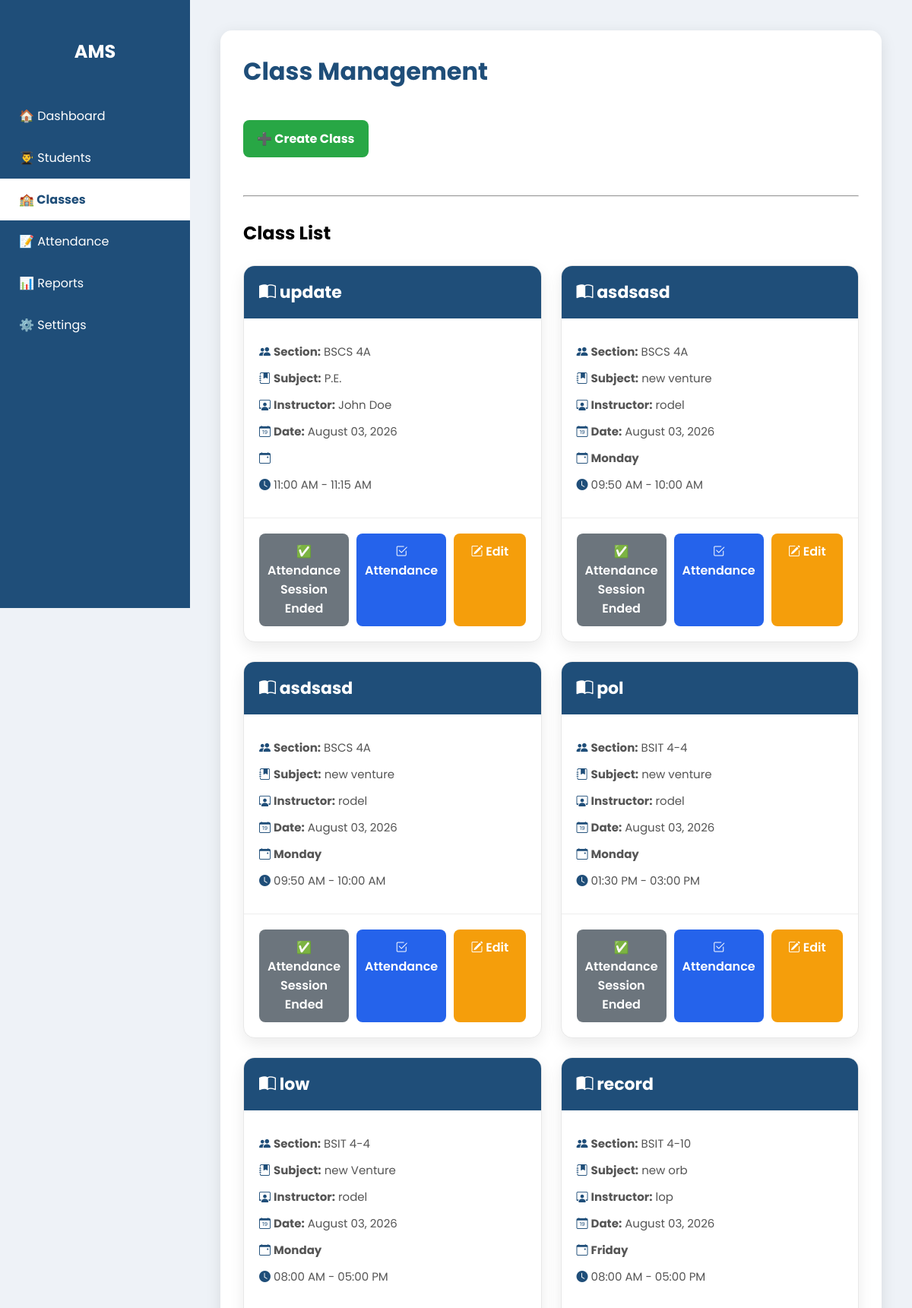
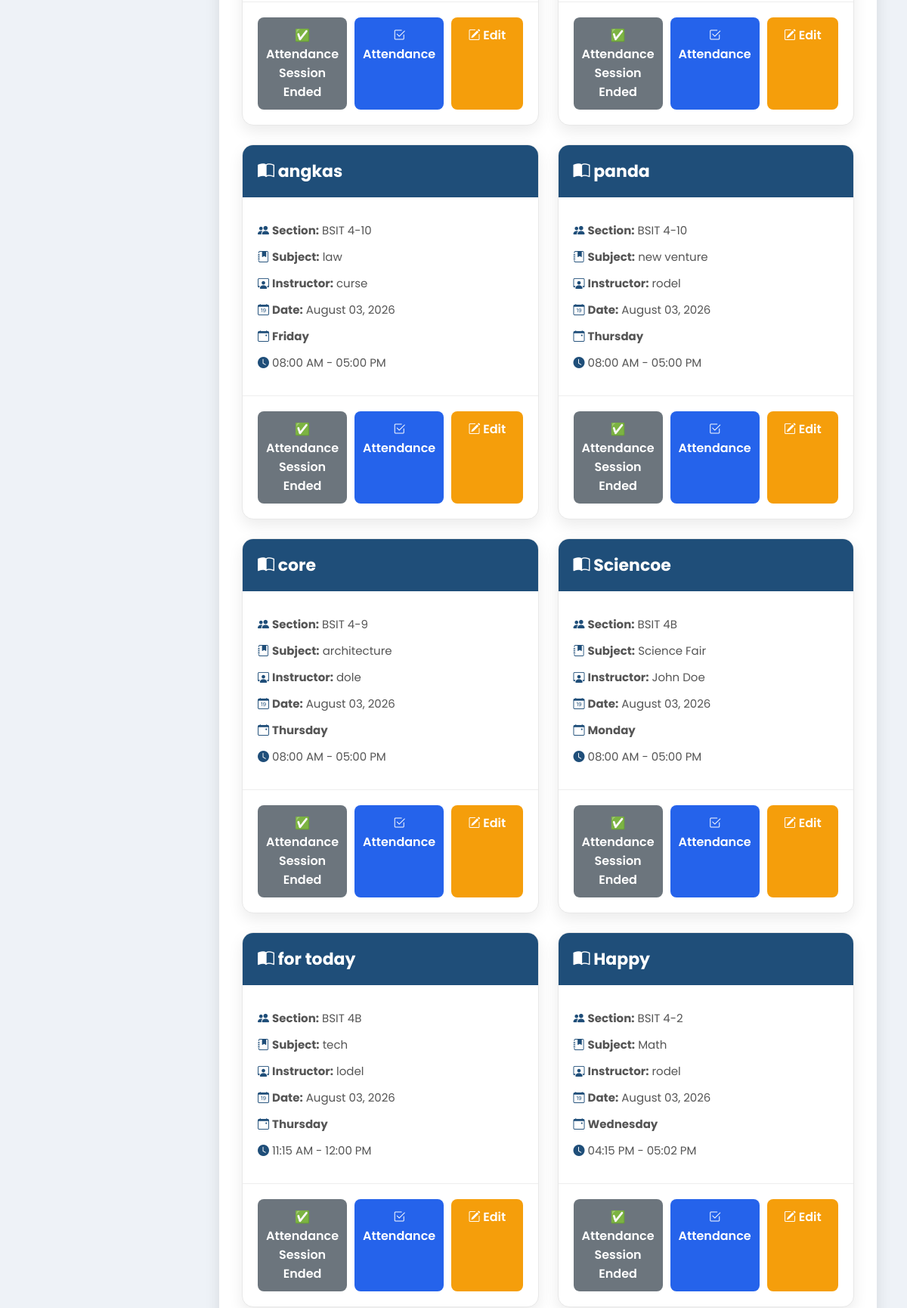
/pages/classes.php (upper part), run on the app's committed database (2 pictures, top to bottom).
### tables this page shows
CREATE TABLE `classes` (
  `id` int(11) NOT NULL,
  `class_name` varchar(100) NOT NULL,
  `section_id` int(11) NOT NULL,
  `subject` varchar(100) NOT NULL,
  `instructor` varchar(100) DEFAULT NULL,
  `day_of_week` varchar(20) DEFAULT NULL,
  `start_time` time DEFAULT NULL,
  `end_time` time DEFAULT NULL,
  `class_date` date NOT NULL
);

CREATE TABLE `sections` (
  `id` int(11) NOT NULL,
  `section_name` varchar(100) NOT NULL
);

### pages/classes.php (the view, shortened to what this page needs)
<?php
include "../includes/config.php";
?>
<!DOCTYPE html>
<html>
<head>
<link rel="stylesheet" href="../css/style.css">
<link rel="stylesheet" href="https://cdn.jsdelivr.net/npm/bootstrap-icons@1.11.3/font/bootstrap-icons.min.css">
</head>
<body>
<div class="sidebar">
<h2>AMS</h2>
<a href="../OJT Projects.php">🏠 Dashboard</a>
<a href="students.php">👨‍🎓 Students</a>
<a href="classes.php" class="active">🏫 Classes</a>
<a href="attendance.php">📝 Attendance</a>
<a href="reports.php">📊 Reports</a>
    <a href="#">⚙️ Settings</a>
</div>
<div class="main-content">
<div class="container">
<h1>Class Management</h1>
<button id="showForm" class="btn-add">
➕ Create Class
</button>
<hr>
<h2>Class List</h2>
<div class="class-grid">
<?php
$result = mysqli_query($conn,"
SELECT
    classes.*,
    sections.section_name
FROM classes
LEFT JOIN sections
ON classes.section_id = sections.id
ORDER BY classes.id DESC
");
while($row = mysqli_fetch_assoc($result))
{
?>
<div class="class-card">
    <div class="class-header">
        <h3><i class="bi bi-book-half"></i> <?= $row['class_name']; ?></h3>
    </div>
    <div class="class-body">
        <p>
            <i class="bi bi-people-fill"></i>
            <strong>Section:</strong>
            <?= $row['section_name']; ?>
        </p>
        <p>
            <i class="bi bi-journal-bookmark-fill"></i>
            <strong>Subject:</strong>
            <?= $row['subject']; ?>
        </p>
        <p>
            <i class="bi bi-person-workspace"></i>
            <strong>Instructor:</strong>
            <?= $row['instructor']; ?>
        </p>
        <p>
    <i class="bi bi-calendar-date"></i>
    <strong>Date:</strong>
    <?= date("F d, Y", strtotime($row['class_date'])); ?>
</p>
        <p>
            <i class="bi bi-calendar-event"></i>
            <strong><?= $row['day_of_week']; ?></strong>
        </p>
        <p>
            <i class="bi bi-clock-fill"></i>
            <?= date("h:i A", strtotime($row['start_time'])); ?>
            -
            <?= date("h:i A", strtotime($row['end_time'])); ?>
        </p>
    </div>
    <div class="card-buttons">
    <?php
$current_date = date("Y-m-d");
$current_time = date("H:i:s");
if ($current_date < $row['class_date']) {
?>
<a href="#"
   class="btn-view"
   style="background:#0d6efd; cursor:not-allowed;"
   onclick="return false;">
    📅 Scheduled for <?= date("F d, Y", strtotime($row['class_date'])); ?>
</a>
<?php
} elseif ($current_date > $row['class_date']) {
?>
<a href="#"
   class="btn-view"
   style="background:#6c757d; cursor:not-allowed;"
   onclick="return false;">
    ✅ Attendance Session Ended
</a>
<?php
} else {
?>
<a href="open_attendance.php?class_id=<?= $row['id']; ?>" class="btn-view">
    📷 Start Attendance
</a>
<?php
}
?>
        <a href="attendance.php?class_id=<?= $row['id']; ?>" class="btn-view">
            <i class="bi bi-check2-square"></i>
            Attendance
        </a>
        <a href="edit_class.php?id=<?= $row['id']; ?>" class="btn-edit">
            <i class="bi bi-pencil-square"></i>
            Edit
        </a>
    </div>
</div>
<?php } ?>
</div>
</div>
</div>
</body>
</html>

### css/style.css (style rules this page uses)
* { margin:0; padding:0; box-sizing:border-box; font-family:'Poppins',sans-serif; }
body { background:#eef2f7; }
.sidebar { position:fixed; left:0; top:0; width:250px; height:100vh; background:#1f4e79; padding-top:30px; }
.sidebar h2 { text-align:center; color:#fff; margin-bottom:40px; }
.sidebar a { display:block; color:#fff; text-decoration:none; padding:15px 25px; font-size:16px; transition:.3s; }
.sidebar .active { background:#fff; color:#1f4e79; font-weight:bold; }
.main-content { margin-left:250px; padding:40px; }
.container { background:#fff; padding:30px; border-radius:15px; box-shadow:0 5px 20px rgba(0,0,0,.1); }
h1 { color:#1f4e79; margin-bottom:20px; }
h2 { margin:20px 0 15px; }
hr { margin:30px 0; }
button { margin-top:20px; padding:12px; border:none; border-radius:8px; background:#1f4e79; color:#fff; font-size:16px; cursor:pointer; }
.btn-add { background:#28a745; color:#fff; border:none; padding:12px 18px; border-radius:8px; cursor:pointer; font-size:16px; font-weight:bold; margin-bottom:20px; }
.class-grid { display:grid; grid-template-columns:repeat(auto-fill,minmax(360px,1fr)); gap:25px; margin-top:25px; }
.class-card { background:#fff; border-radius:15px; overflow:hidden; box-shadow:0 8px 20px rgba(0,0,0,.08); transition:.3s; border:1px solid #e8e8e8; }
.class-header { background:#1f4e79; color:white; padding:18px 20px; }
.class-header h3 { margin:0; font-size:22px; }
.class-body { padding:20px; }
.class-body p { margin:12px 0; font-size:15px; color:#555; }
.class-body i { color:#1f4e79; width:25px; }
.card-buttons { display:flex; gap:10px; padding:20px; border-top:1px solid #eee; }
.card-buttons a { flex:1; text-align:center; text-decoration:none; padding:11px; border-radius:8px; color:white; font-weight:600; transition:.3s; }
.btn-view { background:#2563eb; }
.btn-edit { background:#f59e0b; }

### data on the page
classes: class_name "update", section.section_name "BSCS 4A", subject "P.E.", instructor "John Doe", class_date "August 03, 2026", start_time "11:00 AM", end_time "11:15 AM", shows "✅ Attendance Session Ended"
classes: class_name "asdsasd", section.section_name "BSCS 4A", subject "new venture", instructor "rodel", class_date "August 03, 2026", day_of_week "Monday", start_time "09:50 AM", end_time "10:00 AM", shows "✅ Attendance Session Ended"
classes: class_name "asdsasd", section.section_name "BSCS 4A", subject "new venture", instructor "rodel", class_date "August 03, 2026", day_of_week "Monday", start_time "09:50 AM", end_time "10:00 AM", shows "✅ Attendance Session Ended"
classes: class_name "pol", section.section_name "BSIT 4-4", subject "new venture", instructor "rodel", class_date "August 03, 2026", day_of_week "Monday", start_time "01:30 PM", end_time "03:00 PM", shows "✅ Attendance Session Ended"
classes: class_name "low", section.section_name "BSIT 4-4", subject "new Venture", instructor "rodel", class_date "August 03, 2026", day_of_week "Monday", start_time "08:00 AM", end_time "05:00 PM", shows "✅ Attendance Session Ended"
classes: class_name "record", section.section_name "BSIT 4-10", subject "new orb", instructor "lop", class_date "August 03, 2026", day_of_week "Friday", start_time "08:00 AM", end_time "05:00 PM", shows "✅ Attendance Session Ended"
classes: class_name "angkas", section.section_name "BSIT 4-10", subject "law", instructor "curse", class_date "August 03, 2026", day_of_week "Friday", start_time "08:00 AM", end_time "05:00 PM", shows "✅ Attendance Session Ended"
classes: class_name "panda", section.section_name "BSIT 4-10", subject "new venture", instructor "rodel", class_date "August 03, 2026", day_of_week "Thursday", start_time "08:00 AM", end_time "05:00 PM", shows "✅ Attendance Session Ended"
classes: class_name "core", section.section_name "BSIT 4-9", subject "architecture", instructor "dole", class_date "August 03, 2026", day_of_week "Thursday", start_time "08:00 AM", end_time "05:00 PM", shows "✅ Attendance Session Ended"
classes: class_name "Sciencoe", section.section_name "BSIT 4B", subject "Science Fair", instructor "John Doe", class_date "August 03, 2026", day_of_week "Monday", start_time "08:00 AM", end_time "05:00 PM", shows "✅ Attendance Session Ended"
classes: class_name "for today", section.section_name "BSIT 4B", subject "tech", instructor "lodel", class_date "August 03, 2026", day_of_week "Thursday", start_time "11:15 AM", end_time "12:00 PM", shows "✅ Attendance Session Ended"
classes: class_name "Happy", section.section_name "BSIT 4-2", subject "Math", instructor "rodel", class_date "August 03, 2026", day_of_week "Wednesday", start_time "04:15 PM", end_time "05:02 PM", shows "✅ Attendance Session Ended"
